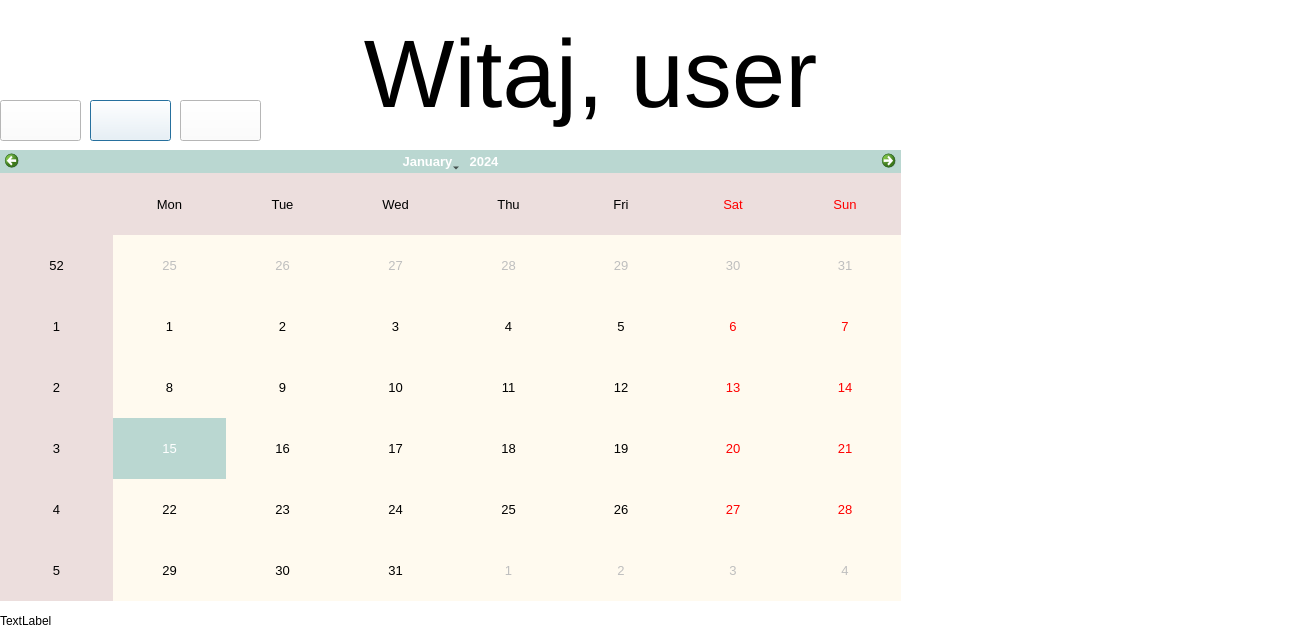
<?xml version="1.0" encoding="UTF-8"?>
<ui version="4.0">
 <class>CalendarWindow</class>
 <widget class="QDialog" name="CalendarWindow">
  <property name="geometry">
   <rect>
    <x>0</x>
    <y>0</y>
    <width>1299</width>
    <height>640</height>
   </rect>
  </property>
  <property name="palette">
   <palette>
    <active>
     <colorrole role="Button">
      <brush brushstyle="SolidPattern">
       <color alpha="255">
        <red>255</red>
        <green>255</green>
        <blue>255</blue>
       </color>
      </brush>
     </colorrole>
     <colorrole role="Midlight">
      <brush brushstyle="SolidPattern">
       <color alpha="255">
        <red>255</red>
        <green>255</green>
        <blue>255</blue>
       </color>
      </brush>
     </colorrole>
     <colorrole role="Base">
      <brush brushstyle="SolidPattern">
       <color alpha="255">
        <red>255</red>
        <green>255</green>
        <blue>255</blue>
       </color>
      </brush>
     </colorrole>
     <colorrole role="Window">
      <brush brushstyle="SolidPattern">
       <color alpha="255">
        <red>255</red>
        <green>255</green>
        <blue>255</blue>
       </color>
      </brush>
     </colorrole>
    </active>
    <inactive>
     <colorrole role="Button">
      <brush brushstyle="SolidPattern">
       <color alpha="255">
        <red>255</red>
        <green>255</green>
        <blue>255</blue>
       </color>
      </brush>
     </colorrole>
     <colorrole role="Midlight">
      <brush brushstyle="SolidPattern">
       <color alpha="255">
        <red>255</red>
        <green>255</green>
        <blue>255</blue>
       </color>
      </brush>
     </colorrole>
     <colorrole role="Base">
      <brush brushstyle="SolidPattern">
       <color alpha="255">
        <red>255</red>
        <green>255</green>
        <blue>255</blue>
       </color>
      </brush>
     </colorrole>
     <colorrole role="Window">
      <brush brushstyle="SolidPattern">
       <color alpha="255">
        <red>255</red>
        <green>255</green>
        <blue>255</blue>
       </color>
      </brush>
     </colorrole>
    </inactive>
    <disabled>
     <colorrole role="Button">
      <brush brushstyle="SolidPattern">
       <color alpha="255">
        <red>255</red>
        <green>255</green>
        <blue>255</blue>
       </color>
      </brush>
     </colorrole>
     <colorrole role="Midlight">
      <brush brushstyle="SolidPattern">
       <color alpha="255">
        <red>255</red>
        <green>255</green>
        <blue>255</blue>
       </color>
      </brush>
     </colorrole>
     <colorrole role="Base">
      <brush brushstyle="SolidPattern">
       <color alpha="255">
        <red>255</red>
        <green>255</green>
        <blue>255</blue>
       </color>
      </brush>
     </colorrole>
     <colorrole role="Window">
      <brush brushstyle="SolidPattern">
       <color alpha="255">
        <red>255</red>
        <green>255</green>
        <blue>255</blue>
       </color>
      </brush>
     </colorrole>
    </disabled>
   </palette>
  </property>
  <property name="windowTitle">
   <string>Dialog</string>
  </property>
  <widget class="QCalendarWidget" name="calendar">
   <property name="geometry">
    <rect>
     <x>0</x>
     <y>150</y>
     <width>901</width>
     <height>451</height>
    </rect>
   </property>
   <property name="palette">
    <palette>
     <active>
      <colorrole role="Base">
       <brush brushstyle="SolidPattern">
        <color alpha="255">
         <red>255</red>
         <green>250</green>
         <blue>239</blue>
        </color>
       </brush>
      </colorrole>
      <colorrole role="Highlight">
       <brush brushstyle="SolidPattern">
        <color alpha="255">
         <red>186</red>
         <green>215</green>
         <blue>209</blue>
        </color>
       </brush>
      </colorrole>
      <colorrole role="AlternateBase">
       <brush brushstyle="SolidPattern">
        <color alpha="255">
         <red>236</red>
         <green>222</green>
         <blue>221</blue>
        </color>
       </brush>
      </colorrole>
     </active>
     <inactive>
      <colorrole role="Base">
       <brush brushstyle="SolidPattern">
        <color alpha="255">
         <red>255</red>
         <green>250</green>
         <blue>239</blue>
        </color>
       </brush>
      </colorrole>
      <colorrole role="Highlight">
       <brush brushstyle="SolidPattern">
        <color alpha="255">
         <red>186</red>
         <green>215</green>
         <blue>209</blue>
        </color>
       </brush>
      </colorrole>
      <colorrole role="AlternateBase">
       <brush brushstyle="SolidPattern">
        <color alpha="255">
         <red>236</red>
         <green>222</green>
         <blue>221</blue>
        </color>
       </brush>
      </colorrole>
     </inactive>
     <disabled>
      <colorrole role="Base">
       <brush brushstyle="SolidPattern">
        <color alpha="255">
         <red>255</red>
         <green>255</green>
         <blue>255</blue>
        </color>
       </brush>
      </colorrole>
      <colorrole role="Highlight">
       <brush brushstyle="SolidPattern">
        <color alpha="255">
         <red>0</red>
         <green>120</green>
         <blue>215</blue>
        </color>
       </brush>
      </colorrole>
      <colorrole role="AlternateBase">
       <brush brushstyle="SolidPattern">
        <color alpha="255">
         <red>236</red>
         <green>222</green>
         <blue>221</blue>
        </color>
       </brush>
      </colorrole>
     </disabled>
    </palette>
   </property>
   <property name="font">
    <font>
     <pointsize>10</pointsize>
    </font>
   </property>
  </widget>
  <widget class="QLabel" name="welcomemsg">
   <property name="geometry">
    <rect>
     <x>140</x>
     <y>0</y>
     <width>901</width>
     <height>151</height>
    </rect>
   </property>
   <property name="text">
    <string>&lt;html&gt;&lt;head/&gt;&lt;body&gt;&lt;p align=&quot;center&quot;&gt;&lt;span style=&quot; font-size:72pt;&quot;&gt;Witaj, user&lt;/span&gt;&lt;/p&gt;&lt;/body&gt;&lt;/html&gt;</string>
   </property>
  </widget>
  <widget class="QLabel" name="actualdate">
   <property name="geometry">
    <rect>
     <x>0</x>
     <y>600</y>
     <width>891</width>
     <height>41</height>
    </rect>
   </property>
   <property name="text">
    <string>TextLabel</string>
   </property>
  </widget>
  <widget class="QPushButton" name="backtodaybutton">
   <property name="geometry">
    <rect>
     <x>90</x>
     <y>100</y>
     <width>81</width>
     <height>41</height>
    </rect>
   </property>
   <property name="cursor">
    <cursorShape>CrossCursor</cursorShape>
   </property>
   <property name="text">
    <string/>
   </property>
   <property name="icon">
    <iconset resource="starting_image.qrc">
     <normaloff>:/img/today.jpg</normaloff>:/img/today.jpg</iconset>
   </property>
   <property name="iconSize">
    <size>
     <width>100</width>
     <height>41</height>
    </size>
   </property>
  </widget>
  <widget class="QPushButton" name="pushButton">
   <property name="geometry">
    <rect>
     <x>180</x>
     <y>100</y>
     <width>81</width>
     <height>41</height>
    </rect>
   </property>
   <property name="cursor">
    <cursorShape>CrossCursor</cursorShape>
   </property>
   <property name="layoutDirection">
    <enum>Qt::LeftToRight</enum>
   </property>
   <property name="autoFillBackground">
    <bool>false</bool>
   </property>
   <property name="styleSheet">
    <string notr="true"/>
   </property>
   <property name="text">
    <string/>
   </property>
   <property name="icon">
    <iconset resource="starting_image.qrc">
     <normaloff>:/img/next_month.jpg</normaloff>:/img/next_month.jpg</iconset>
   </property>
   <property name="iconSize">
    <size>
     <width>155</width>
     <height>41</height>
    </size>
   </property>
   <property name="checkable">
    <bool>false</bool>
   </property>
  </widget>
  <widget class="QPushButton" name="pushButton_2">
   <property name="geometry">
    <rect>
     <x>0</x>
     <y>100</y>
     <width>81</width>
     <height>41</height>
    </rect>
   </property>
   <property name="cursor">
    <cursorShape>CrossCursor</cursorShape>
   </property>
   <property name="text">
    <string/>
   </property>
   <property name="icon">
    <iconset resource="starting_image.qrc">
     <normaloff>:/img/prev_month.jpg</normaloff>:/img/prev_month.jpg</iconset>
   </property>
   <property name="iconSize">
    <size>
     <width>140</width>
     <height>41</height>
    </size>
   </property>
  </widget>
  <widget class="QLabel" name="YourNearestTrening">
   <property name="geometry">
    <rect>
     <x>1000</x>
     <y>-30</y>
     <width>271</width>
     <height>131</height>
    </rect>
   </property>
   <property name="text">
    <string/>
   </property>
   <property name="pixmap">
    <pixmap resource="starting_image.qrc">:/img/nearest.jpg</pixmap>
   </property>
  </widget>
  <widget class="QLabel" name="FamilyDayTrening">
   <property name="geometry">
    <rect>
     <x>1000</x>
     <y>320</y>
     <width>271</width>
     <height>111</height>
    </rect>
   </property>
   <property name="text">
    <string/>
   </property>
   <property name="pixmap">
    <pixmap resource="starting_image.qrc">:/img/familytday.jpg</pixmap>
   </property>
  </widget>
  <widget class="QLabel" name="FirstYourId">
   <property name="geometry">
    <rect>
     <x>960</x>
     <y>90</y>
     <width>51</width>
     <height>41</height>
    </rect>
   </property>
   <property name="text">
    <string/>
   </property>
  </widget>
  <widget class="QLabel" name="FirstYourActivity">
   <property name="geometry">
    <rect>
     <x>1010</x>
     <y>90</y>
     <width>161</width>
     <height>41</height>
    </rect>
   </property>
   <property name="text">
    <string/>
   </property>
  </widget>
  <widget class="QLabel" name="FirstYourDate">
   <property name="geometry">
    <rect>
     <x>1190</x>
     <y>90</y>
     <width>91</width>
     <height>41</height>
    </rect>
   </property>
   <property name="text">
    <string/>
   </property>
  </widget>
  <widget class="QLabel" name="SecondYourActivity">
   <property name="geometry">
    <rect>
     <x>1010</x>
     <y>150</y>
     <width>161</width>
     <height>41</height>
    </rect>
   </property>
   <property name="text">
    <string/>
   </property>
  </widget>
  <widget class="QLabel" name="SecondYourDate">
   <property name="geometry">
    <rect>
     <x>1190</x>
     <y>150</y>
     <width>91</width>
     <height>41</height>
    </rect>
   </property>
   <property name="text">
    <string/>
   </property>
  </widget>
  <widget class="QLabel" name="SecondYourId">
   <property name="geometry">
    <rect>
     <x>960</x>
     <y>150</y>
     <width>51</width>
     <height>41</height>
    </rect>
   </property>
   <property name="text">
    <string/>
   </property>
  </widget>
  <widget class="QLabel" name="ThirdYourDate">
   <property name="geometry">
    <rect>
     <x>1190</x>
     <y>210</y>
     <width>91</width>
     <height>41</height>
    </rect>
   </property>
   <property name="text">
    <string/>
   </property>
  </widget>
  <widget class="QLabel" name="ThirdYourActivity">
   <property name="geometry">
    <rect>
     <x>1010</x>
     <y>210</y>
     <width>161</width>
     <height>41</height>
    </rect>
   </property>
   <property name="text">
    <string/>
   </property>
  </widget>
  <widget class="QLabel" name="ThirdYourId">
   <property name="geometry">
    <rect>
     <x>960</x>
     <y>210</y>
     <width>51</width>
     <height>41</height>
    </rect>
   </property>
   <property name="text">
    <string/>
   </property>
  </widget>
  <widget class="QLabel" name="FourthYourActivity">
   <property name="geometry">
    <rect>
     <x>1010</x>
     <y>260</y>
     <width>161</width>
     <height>41</height>
    </rect>
   </property>
   <property name="text">
    <string/>
   </property>
  </widget>
  <widget class="QLabel" name="FourthYourDate">
   <property name="geometry">
    <rect>
     <x>1190</x>
     <y>260</y>
     <width>91</width>
     <height>41</height>
    </rect>
   </property>
   <property name="text">
    <string/>
   </property>
  </widget>
  <widget class="QLabel" name="FourthYourId">
   <property name="geometry">
    <rect>
     <x>960</x>
     <y>260</y>
     <width>51</width>
     <height>41</height>
    </rect>
   </property>
   <property name="text">
    <string/>
   </property>
  </widget>
  <widget class="QLabel" name="FirstFamilyActivity">
   <property name="geometry">
    <rect>
     <x>1010</x>
     <y>420</y>
     <width>161</width>
     <height>41</height>
    </rect>
   </property>
   <property name="text">
    <string/>
   </property>
  </widget>
  <widget class="QLabel" name="FirstFamilyName">
   <property name="geometry">
    <rect>
     <x>1190</x>
     <y>420</y>
     <width>91</width>
     <height>41</height>
    </rect>
   </property>
   <property name="text">
    <string/>
   </property>
  </widget>
  <widget class="QLabel" name="FirstFamilyId">
   <property name="geometry">
    <rect>
     <x>950</x>
     <y>420</y>
     <width>51</width>
     <height>41</height>
    </rect>
   </property>
   <property name="text">
    <string/>
   </property>
  </widget>
  <widget class="QLabel" name="SecondFamilyActivity">
   <property name="geometry">
    <rect>
     <x>1010</x>
     <y>470</y>
     <width>161</width>
     <height>41</height>
    </rect>
   </property>
   <property name="text">
    <string/>
   </property>
  </widget>
  <widget class="QLabel" name="SecondFamilyId">
   <property name="geometry">
    <rect>
     <x>950</x>
     <y>470</y>
     <width>51</width>
     <height>41</height>
    </rect>
   </property>
   <property name="text">
    <string/>
   </property>
  </widget>
  <widget class="QLabel" name="SecondFamilyName">
   <property name="geometry">
    <rect>
     <x>1190</x>
     <y>470</y>
     <width>91</width>
     <height>41</height>
    </rect>
   </property>
   <property name="text">
    <string/>
   </property>
  </widget>
  <widget class="QLabel" name="ThirdFamilyActivity">
   <property name="geometry">
    <rect>
     <x>1010</x>
     <y>520</y>
     <width>161</width>
     <height>41</height>
    </rect>
   </property>
   <property name="text">
    <string/>
   </property>
  </widget>
  <widget class="QLabel" name="ThirdFamilyId">
   <property name="geometry">
    <rect>
     <x>950</x>
     <y>520</y>
     <width>51</width>
     <height>41</height>
    </rect>
   </property>
   <property name="text">
    <string/>
   </property>
  </widget>
  <widget class="QLabel" name="ThirdFamilyName">
   <property name="geometry">
    <rect>
     <x>1190</x>
     <y>520</y>
     <width>91</width>
     <height>41</height>
    </rect>
   </property>
   <property name="text">
    <string/>
   </property>
  </widget>
  <widget class="QLabel" name="FourthFamilyActivity">
   <property name="geometry">
    <rect>
     <x>1010</x>
     <y>570</y>
     <width>161</width>
     <height>41</height>
    </rect>
   </property>
   <property name="text">
    <string/>
   </property>
  </widget>
  <widget class="QLabel" name="FourthFamilyId">
   <property name="geometry">
    <rect>
     <x>950</x>
     <y>570</y>
     <width>51</width>
     <height>41</height>
    </rect>
   </property>
   <property name="text">
    <string/>
   </property>
  </widget>
  <widget class="QLabel" name="FourthFamilyName">
   <property name="geometry">
    <rect>
     <x>1190</x>
     <y>570</y>
     <width>91</width>
     <height>41</height>
    </rect>
   </property>
   <property name="text">
    <string/>
   </property>
  </widget>
 </widget>
 <resources>
  <include location="starting_image.qrc"/>
 </resources>
 <connections/>
</ui>
